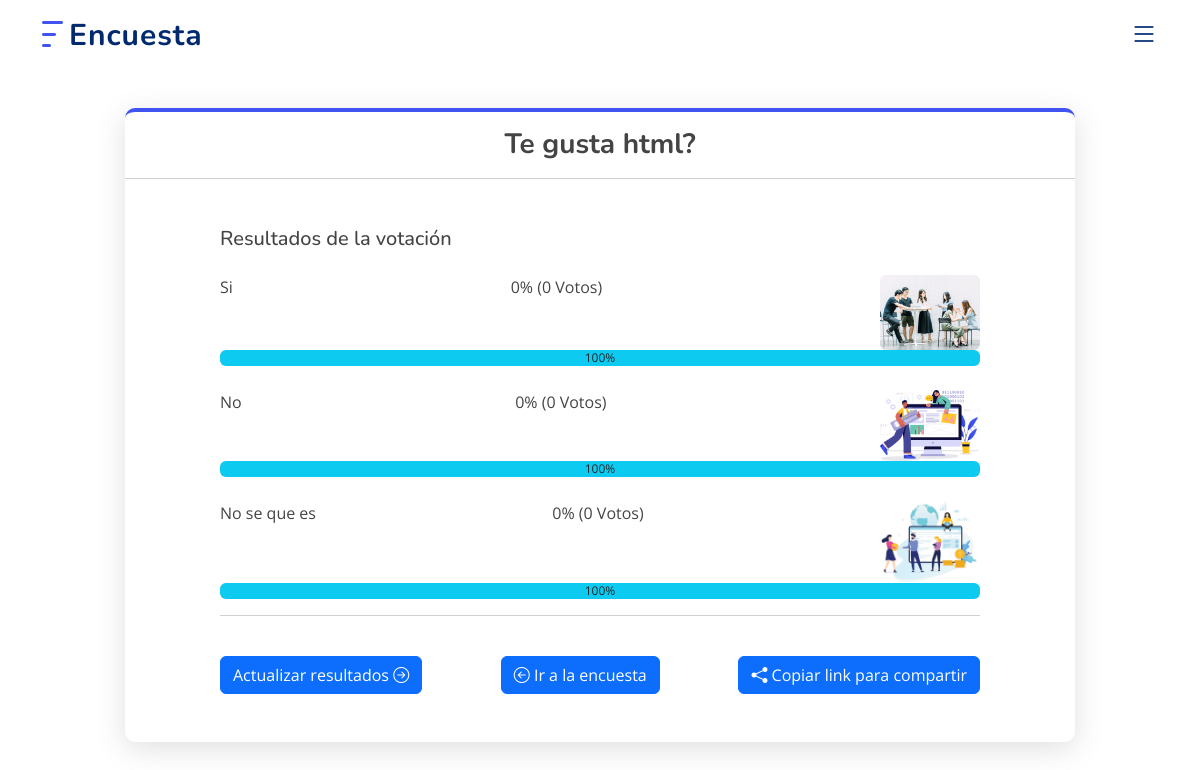
Page /resultados_encuesta.php?encuesta=eddUA0gVcXICA4LzF1OI on the committed database.
### tables this page shows
CREATE TABLE `tbl_encuestas` (
  `id` int(11) unsigned NOT NULL AUTO_INCREMENT,
  `code_encuesta` varchar(100) DEFAULT NULL,
  `titulo_encuesta` varchar(250) NOT NULL DEFAULT '',
  `tipo_encuesta` varchar(80) DEFAULT NULL,
  `solicitar_nombre_participante` int(11) DEFAULT 0,
  `permitir_comentarios` int(11) DEFAULT 0,
  `visibilidad_resultados` varchar(100) DEFAULT NULL,
  `duplicados_de_voz` varchar(60) DEFAULT NULL,
  `seguridad_cookies` int(11) DEFAULT 0,
  `seguridad_user_agents` int(11) DEFAULT 0,
  `validar_vpn` int(11) DEFAULT 0,
  `fecha_finalizacion` timestamp NULL DEFAULT NULL,
  `created_at` timestamp NULL DEFAULT current_timestamp(),
  PRIMARY KEY (`id`)
);

CREATE TABLE `tbl_opciones_encuesta` (
  `id_pregunta` int(11) unsigned NOT NULL AUTO_INCREMENT,
  `code_encuesta` varchar(100) DEFAULT NULL,
  `opcion_encuesta` mediumtext DEFAULT NULL,
  `imagen_encuesta` varchar(100) DEFAULT NULL,
  PRIMARY KEY (`id_pregunta`)
);

### code_encuesta/acciones_encuesta.php (called while the page is built, shortened)
<?php
   function obtenerEncuesta($con, $code_encuesta)
   {
       $sqlEncuesta = "SELECT
                   e.code_encuesta,
                   e.titulo_encuesta,
                   e.permitir_comentarios,
                   e.solicitar_nombre_participante,
                   e.permitir_comentarios,
                   e.created_at,
                   e.fecha_finalizacion
               FROM tbl_encuestas AS e
               WHERE e.code_encuesta ='" . mysqli_real_escape_string($con, $code_encuesta) . "'";
       $queryEncuesta = mysqli_query($con, $sqlEncuesta);
       $data = mysqli_fetch_assoc($queryEncuesta);
       return $data;
   }
   function obtenerResultadosEncuesta($con, $code_encuesta)
   {
       $sqlRespuestas = ("SELECT
               o.id_pregunta,
               o.opcion_encuesta,
               o.imagen_encuesta,
           IFNULL(COUNT(r.respuesta_encuesta), 0) AS total_respuestas
           FROM tbl_opciones_encuesta AS o
           LEFT JOIN tbl_respuestas_encuestas AS r
           ON o.code_encuesta = r.code_encuesta
           AND o.opcion_encuesta = r.respuesta_encuesta
           WHERE o.code_encuesta ='$code_encuesta'
           GROUP BY o.id_pregunta, o.opcion_encuesta
           ORDER BY total_respuestas desc");
       $queryRespuesta = mysqli_query($con, $sqlRespuestas);
       return $queryRespuesta;
   }

### resultados_encuesta.php (the view, shortened to what this page needs)
<!DOCTYPE html>
<html lang="en">
<link rel="stylesheet" href="assets/css/my_custom.css">
<head>
</head>
<body>
    <?php
    if (isset($_POST['encuesta'])) {
        $code_encuesta = $_POST['encuesta'];
    } elseif (isset($_GET['encuesta'])) {
        $code_encuesta = $_GET['encuesta'];
    } else {
        header("Location: index.php");
        exit;
    }
    include('code_encuesta/acciones_encuesta.php');
    $resultadoDetalleEncuesta = obtenerEncuesta($con, $code_encuesta);
    $resultadoRespuestas = obtenerResultadosEncuesta($con, $code_encuesta);
    ?>
    <main id="main mt-5 mb-5">
        <section id="contact" class="contact mt-5">
            <div class="container" data-aos="fade-up">
                <div class="row justify-content-md-center">
                    <div class="col-md-10 box_shadox">
                        <h3 class="text-center mt-3 mb-5">
                            <strong>
                                <?php echo $resultadoDetalleEncuesta['titulo_encuesta']; ?>
                            </strong>
                            <hr>
                        </h3>
                        <div class="mb-5" style="width: 80%; margin:0 auto;">
                            <h5>Resultados de la votaci&oacute;n</h5>
                            <?php
                            $contador = 0;
                            while ($row = mysqli_fetch_assoc($resultadoRespuestas)) {
                                $porcentajeVotaron = ($row['total_respuestas'] / 100) * 100;
                                $contador++;
                            ?>
                                <span id="<?php echo $row['id_pregunta']; ?>">
                                    <label class="mt-4" for="<?php echo $row['total_respuestas']; ?>" style="display: flex; justify-content: space-between;">
                                        <span><?php echo $row['opcion_encuesta']; ?></span>
                                        <span><?php echo $porcentajeVotaron; ?>% (<?php echo $row['total_respuestas']; ?> Votos)</span>
                                        <?php
                                        if ($row['imagen_encuesta'] != "") { ?>
                                            <img style="max-width: 100px;" class="rounded w-10" src="fotos_encuestas/<?php echo $row['imagen_encuesta']; ?>" alt="<?php echo $row['opcion_encuesta']; ?>">
                                        <?php } ?>
                                    </label>
                                    <div id="progre_<?php echo $contador; ?>">
                                        <div id="progress" class="progress" style="width:100%;">
                                            <div id="progress-bar" class="progress-bar bg-info text-dark" role="progressbar" aria-valuenow="0" aria-valuemin="0" aria-valuemax="100" style="width:0%;">
                                                <span id="texto"> </span>
                                            </div>
                                        </div>
                                    </div>
                                </span>
                            <?php   } ?>
                            <hr>
                            <div class="form-group btnsFlexbox">
                                <a href="resultados_encuesta.php?encuesta=<?php echo $code_encuesta; ?>" class="btn btn-primary mt-4">
                                    Actualizar resultados
                                    <i class="bi bi-arrow-right-circle"></i>
                                </a>
                                <a href="tu_encuesta.php?encuesta=<?php echo $code_encuesta; ?>" class="btn btn-primary mt-4" type="submit">
                                    <i class="bi bi-arrow-left-circle"></i>
                                    Ir a la encuesta
                                </a>
                                <button class="btn btn-primary mt-4" onclick="copiarTexto()">
                                    <i class="bi bi-share-fill"></i>
                                    Copiar link para compartir
                                </button>
                            </div>
                        </div>
                    </div>
                </div>
            </div>
        </section>
    </main>
</body>
</html>

### assets/css/style.css (style rules this page uses)
:root { scroll-behavior: smooth; }
body { font-family: "Open Sans", sans-serif; color: #444444; }
a { color: #4154f1; text-decoration: none; }
h1, h2, h3, h4, h5, h6 { font-family: "Nunito", sans-serif; }
section { padding: 60px 0; overflow: hidden; }
.header { transition: all 0.5s; z-index: 997; padding: 20px 0; }
.header .logo { line-height: 0; }
.header .logo img { max-height: 40px; margin-right: 6px; }
.header .logo span { font-size: 30px; font-weight: 700; letter-spacing: 1px; color: #012970; font-family: "Nunito", sans-serif; margin-top: 3px; }
.navbar { padding: 0; }
.mobile-nav-toggle { color: #012970; font-size: 28px; cursor: pointer; display: none; line-height: 0; transition: 0.5s; }
@media (max-width: 1200px) { .mobile-nav-toggle { display: block; } }

### assets/css/my_custom.css (style rules this page uses)
.box_shadox { padding: 0px !important; border-top: 4px solid #4154f1; border-radius: 10px; box-shadow: rgba(100, 100, 111, 0.2) 0px 7px 29px 0px; }
.btnsFlexbox { display: flex; justify-content: space-between; flex-wrap: wrap; }

### rows in the picture
tbl_encuestas: titulo_encuesta "Te gusta html?"
tbl_opciones_encuesta: opcion_encuesta "Si", porcentajeVotaron "0", total_respuestas "0", imagen_encuesta (picture)
tbl_opciones_encuesta: opcion_encuesta "No", porcentajeVotaron "0", total_respuestas "0", imagen_encuesta (picture)
tbl_opciones_encuesta: opcion_encuesta "No se que es", porcentajeVotaron "0", total_respuestas "0", imagen_encuesta (picture)
